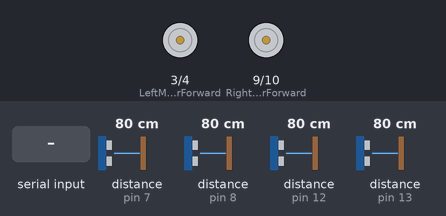
This sketch was run on a simulated Arduino Uno, built with avr-gcc and run on an emulated ATmega328P. Parts: motor-driver pin pairs drawn as motors (green arrow = first pin HIGH = forward, orange = second pin HIGH = backward, longer = more drive). The inputs (shaded band) are chosen by the test bench; at power-on: distance to the obstacle (sensors on pin 7, pin 8, pin 12, pin 13) 80 cm. The echo pulse lasts 58.3 µs per cm.

Above: at 1.4 s.
1.5 s: "Q" received over Serial
At 2.5 s:
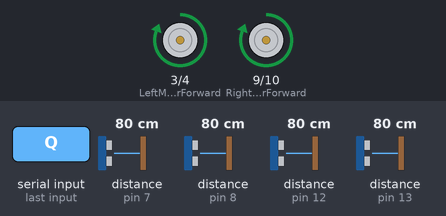
At 4.67 s:
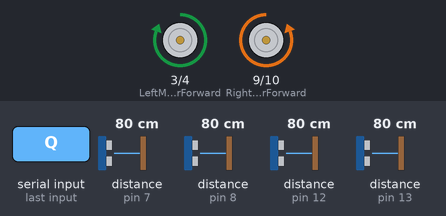
Timing chart, 0 to 7.3 s (numbered marks = the images above; inputs shaded):
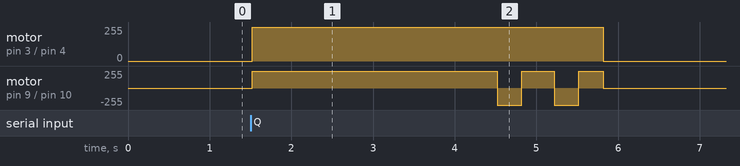

The sketch:

move.ino
```cpp
#include <NewPing.h>

// L298N motor control pins
const int LeftMotorForward = 3;
const int LeftMotorBackward = 4;
const int RightMotorForward = 9;
const int RightMotorBackward = 10;

// sensor pins
#define trig_pin 2 // xac dinh chan trig
#define echo_pin_1 7 // xac dinh chan echo
#define echo_pin_2 8
#define echo_pin_3 12
#define echo_pin_4 13

#define maximum_distance 200

boolean goesForward = false;

int distance = 100;

int enable = 0;

//sensor function
#define SONAR_NUM 4
NewPing sonar[SONAR_NUM] = {
  NewPing(trig_pin, echo_pin_1, maximum_distance), // chan 7
  NewPing(trig_pin, echo_pin_2, maximum_distance), // chan 8 -> left
  NewPing(trig_pin, echo_pin_3, maximum_distance), // chan 12
  NewPing(trig_pin, echo_pin_4, maximum_distance) // chan 13 -> right
};

int positions[4];


void setup(){
  Serial.begin(9600);
  pinMode(RightMotorForward, OUTPUT);
  pinMode(LeftMotorForward, OUTPUT);
  pinMode(LeftMotorBackward, OUTPUT);
  pinMode(RightMotorBackward, OUTPUT);

  delay(100);
  distances();
  delay(100);
}

void distances() {
  for (uint8_t i = 0;i<SONAR_NUM;i++){
    positions[i] = sonar[i].ping_cm();
  }
}


void moveStop(){
  digitalWrite(RightMotorForward, LOW);
  digitalWrite(LeftMotorForward, LOW);
  digitalWrite(RightMotorBackward, LOW);
  digitalWrite(LeftMotorBackward, LOW);
}


void moveForward(){
  if(!goesForward){
    goesForward=true;
    digitalWrite(LeftMotorForward, HIGH);
    digitalWrite(RightMotorForward, HIGH);
    digitalWrite(LeftMotorBackward, LOW);
    digitalWrite(RightMotorBackward, LOW);
  }
}


void moveBackward(){
  goesForward=false;
  digitalWrite(LeftMotorBackward, HIGH);
  digitalWrite(RightMotorBackward, HIGH);
  digitalWrite(LeftMotorForward, LOW);
  digitalWrite(RightMotorForward, LOW);
}


void turnRight(){
  digitalWrite(LeftMotorForward, HIGH);
  digitalWrite(RightMotorBackward, HIGH);
  digitalWrite(LeftMotorBackward, LOW);
  digitalWrite(RightMotorForward, LOW);
  delay(300);
  digitalWrite(LeftMotorForward, HIGH);
  digitalWrite(RightMotorForward, HIGH);
  digitalWrite(LeftMotorBackward, LOW);
  digitalWrite(RightMotorBackward, LOW);
}


void turnLeft(){
  digitalWrite(LeftMotorBackward, HIGH);
  digitalWrite(RightMotorForward, HIGH);
  digitalWrite(LeftMotorForward, LOW);
  digitalWrite(RightMotorBackward, LOW);
  delay(300);
  digitalWrite(LeftMotorForward, HIGH);
  digitalWrite(RightMotorForward, HIGH);
  digitalWrite(LeftMotorBackward, LOW);
  digitalWrite(RightMotorBackward, LOW);
}

void loop(){
  delay(50);
  int disForward = positions[0];
  int disBackward = positions[2];
  int disLeft = positions[1];
  int disRight = positions[3];

  while (Serial.available()){
    char key = Serial.read();
    if (key == 'Q'){ // auto run: turn right, traight 3000ms, turn right, traight 300ms, turn right, traight 100ms, stop
      if (disForward <= 15){
        moveStop();
        delay(300);
        moveBackward();
        delay(300);
        moveStop();
        delay(100);
        turnRight();
      }
      else{
        moveForward();
        delay(3000);
        turnRight();
        delay(100);
        moveForward();
        delay(300);
        turnRight();
        delay(100);
        moveForward();
        delay(200);
        moveStop();
      }
      distances();
    }
    if (key == 'E'){ // control
      if (key == 'W'){
        enable = 0;
        moveForward();
        if (disForward <= 15){
          enable = 1;
          moveStop();
        }
      }

      else if (key == 'S'){
        moveBackward();
        if (disBackward <= 15){
          enable = 1;
          moveStop();
        }
      }

      else if (key == 'A'){
        turnLeft();
        if (disLeft <= 15){
          enable = 1;
          moveStop();
        }
      }

      else if (key == 'D'){
        turnRight();
        if (disRight <= 15){
          enable = 1;
          moveStop();
        }
      }

      else if (key == 'X'){
        enable = 1;
        moveStop();
      }
    }
  }
}
```
